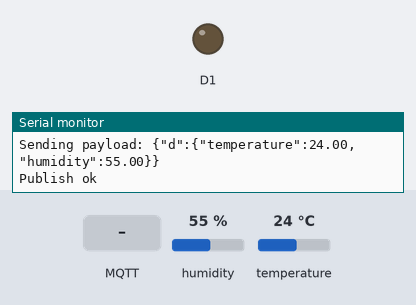
A sketch run on a simulated ESP8266 (NodeMCU). Shown: output pins drawn as LEDs (lit = HIGH), the last lines printed to the serial monitor. The test bench sets the inputs (shaded band); at power-on: humidity 55 %, temperature 24 °C. WiFi joins after 1.5 s; servers stay silent unless stated; no MQTT or app messages arrive unless stated.

Above: at 2.7 s.
2.8 s: MQTT message "light_on" arrives on the first subscribed topic
At 4.0 s:
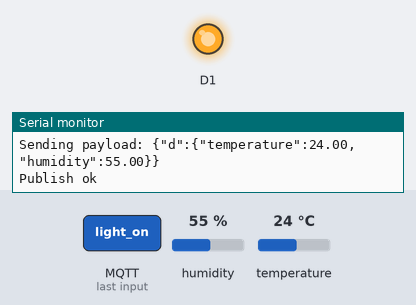
5.1 s: MQTT message "light_off" arrives on the first subscribed topic
At 6.7 s:
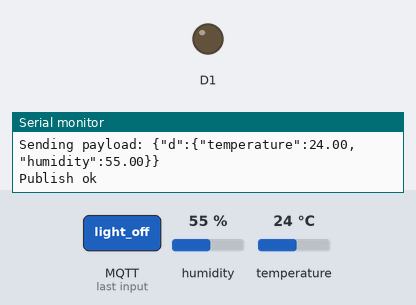
Timing chart, 0 to 8.2 s (numbered marks = the images above; inputs shaded):
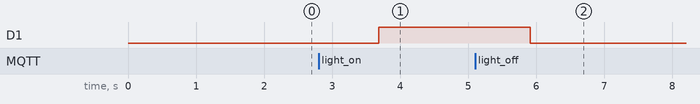

The sketch:

smart_weather_and_home.ino
```cpp
#include <ESP8266WiFi.h>
#include <PubSubClient.h>

//-------- wifi-----------
const char* ssid = "MLRITM@DGL";
const char* password = "digi@123";
//////////  dht ..........
#include "DHT.h"
#define DHTPIN D2    // what pin we're connected to
#define DHTTYPE DHT11   // define type of sensor DHT 11
DHT dht (DHTPIN, DHTTYPE);
 //...............device creedentials........................
#define ORG "1lpuff"
#define DEVICE_TYPE "NodeMCU.123"
#define DEVICE_ID "123"
#define TOKEN "0987654321"
String command;
char subtopic[] = "iot-2/cmd/home/fmt/String";
//-------- Customise the above values -------

char server[] = ORG ".messaging.internetofthings.ibmcloud.com";
char pubtopic[] = "iot-2/evt/dht11/fmt/json";
char authMethod[] = "use-token-auth";
char token[] = TOKEN;
char clientId[] = "d:" ORG ":" DEVICE_TYPE ":" DEVICE_ID;
void callback(char* topic, byte* payload, unsigned int payloadLength);
///////////////////
WiFiClient wifiClient;
PubSubClient client(server, 1883, callback, wifiClient);
void setup()
{
 Serial.begin(115200);
   dht.begin();
 Serial.println();
  pinMode(D1,OUTPUT);
  wifiConnect();
  mqttConnect();
}
void loop() {

float h = dht.readHumidity();
float t = dht.readTemperature();


PublishData(t,h);
delay(1000);
  if (!client.loop()) {
    mqttConnect();
  }
delay(100);
}

void wifiConnect() {
 Serial.print("Connecting to ");
 Serial.print(ssid);

 //connect to network
 WiFi.begin(ssid, password);

 while (WiFi.status() != WL_CONNECTED) {
 delay(500);
 Serial.print(".");
 }

 Serial.print("WiFi connected, IP address: ");
 Serial.println(WiFi.localIP());
}


void mqttConnect() {
  if (!client.connected()) {
    Serial.print("Reconnecting MQTT client to "); Serial.println(server);
    while (!client.connect(clientId, authMethod, token)) {
      Serial.print(".");
      delay(500);
    }
    initManagedDevice();
    Serial.println();
  }
}
void initManagedDevice() {
  if (client.subscribe(subtopic)) {
    Serial.println("subscribe to cmd OK");
  } else {
    Serial.println("subscribe to cmd FAILED");
  }
}


void PublishData(float temp, float humid)
{
 if(!client.connected())
 {
 Serial.print("Reconnecting client to ");
 Serial.println(server);

 while (!client.connect(clientId, authMethod, token))
 {
 Serial.print(".");
 delay(500);
 }
 Serial.println();
 }
 //json format

  String payload = "{\"d\":{\"temperature\":";
  payload += temp;
  payload+="," "\"humidity\":";
  payload += humid;
  payload += "}}";

 Serial.print("Sending payload: ");
 Serial.println(payload);

 if (client.publish(pubtopic, (char*) payload.c_str()))
 {
 Serial.println("Publish ok");
 } else
 {
 Serial.println("Publish failed");
 }
}


void callback(char* subtopic, byte* payload, unsigned int payloadLength)
{
  Serial.print("callback invoked for subtopic: "); Serial.println(subtopic);

  for (int i = 0; i < payloadLength; i++)
  {
    //Serial.println((char)payload[i]);
    command += (char)payload[i];
  }
Serial.println(command);

if(command == "light_on")
{
  digitalWrite(D1,HIGH);
  Serial.println("Light is Switched ON");
}
else if(command == "light_off")
{
  digitalWrite(D1,LOW);
  Serial.println("Light is Switched OFF");
}
command ="";
}
```

Measured:
- after the input at 2.8 s, D1: LOW → HIGH after 0.88 s
- after the input at 5.1 s, D1: HIGH → LOW after 0.81 s
